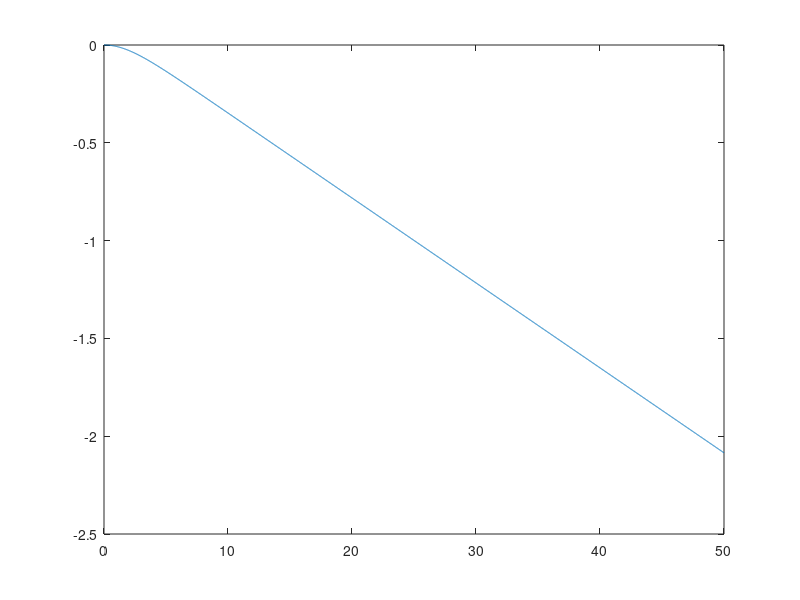

Reproduce this figure in MATLAB.
m=32.5;
rho=1000;
V=0.03255;
g=9.81;
zww=260;
samp_time = 10^-2;
sim_time = 50;
time = linspace(0,sim_time, (sim_time/samp_time)+1);
z = zeros(1,(sim_time/samp_time)+1);
z_dot = zeros(1,(sim_time/samp_time)+1);

%ft = zeros(1,sim_time,(sim_time/samp_time)+1);
ft = 0;

for i=1:sim_time/samp_time
    z_ddot = (m*g - ft - rho*V*g - zww*z_dot(i)*abs(z_dot(i)))/m;
    z_dot(i+1)= z_dot(i) + samp_time*z_ddot;
    z(i+1)= z(i) + samp_time*z_dot(i);
end
plot(time,z);